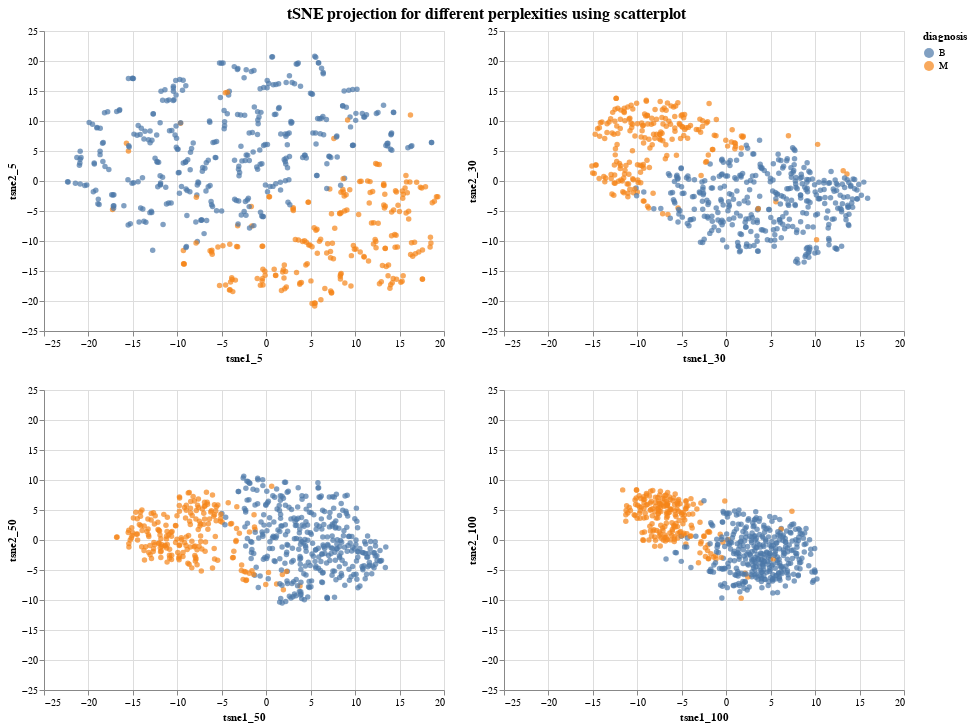

Source (notebook cell):
### Markdown cell above
<font size="+3" color="grey"><b>2. Two Dimensions </b></font><br><a id="2"></a>
<a href="#top" class="btn-xs btn-danger" role="button" aria-pressed="true" style="color:white" data-toggle="popover">Go back to the TOP</a>


<font size="+2" color="grey"><b>2.1  2D Scatterplot  </b></font><br><a id="2.1"></a>
<a href="#top" class="btn-xs btn-danger" role="button" aria-pressed="true" style="color:white" data-toggle="popover">Go back to the TOP</a>

From the taxanomy, plotting scatterplot
- Dimension: D = 2
- Data abstraction: two numeric variables
- Encoding: position (x&y-axis),points, color
- Interaction: selection and filter
- Layout: Juxtaposition (vertical and horizontal concatenation)

### Code cell
#scatter plot for all the parameters
brush = alt.selection(type='interval', resolve='global')

base = alt.Chart(df_tsne).mark_circle().encode(
    color=alt.condition(brush, 'diagnosis:N', alt.ColorValue('gray')),
).add_selection(
    brush
)

chart1 = base.encode(
    x=alt.X('tsne1_5:Q', scale=alt.Scale(domain=[-25, 20])),
    y=alt.Y('tsne2_5:Q', scale=alt.Scale(domain=[-25, 25]))
)

chart2 = base.encode(
    x=alt.X('tsne1_30:Q', scale=alt.Scale(domain=[-25, 20])),
    y=alt.Y('tsne2_30:Q', scale=alt.Scale(domain=[-25, 25]))
)

chart3 = base.encode(
    x=alt.X('tsne1_50:Q', scale=alt.Scale(domain=[-25, 20])),
    y=alt.Y('tsne2_50:Q', scale=alt.Scale(domain=[-25, 25]))
)

chart4 = base.encode(
    x=alt.X('tsne1_100:Q', scale=alt.Scale(domain=[-25, 20])),
    y=alt.Y('tsne2_100:Q', scale=alt.Scale(domain=[-25, 25]))
)

all_viz_scatter= (chart1 | chart2) & (chart3 | chart4) 


all_viz_scatter.properties(
    title= 'tSNE projection for different perplexities using scatterplot',
).configure_title(
    anchor= 'middle',
    fontSize=16  
)

### Figure 1 — Vega-Lite specification as saved in the notebook (floating-point values rounded to 4 significant figures; data arrays with more than 128 entries replaced by an {"elided": "..."} marker saying what was removed)
{"config": {"view": {"continuousWidth": 400, "continuousHeight": 300}, "title": {"anchor": "middle", "fontSize": 16}}, "vconcat": [{"hconcat": [{"mark": "circle", "encoding": {"color": {"condition": {"type": "nominal", "field": "diagnosis", "selection": "selector002"}, "value": "gray"}, "x": {"type": "quantitative", "field": "tsne1_5", "scale": {"domain": [-25, 20]}}, "y": {"type": "quantitative", "field": "tsne2_5", "scale": {"domain": [-25, 25]}}}, "selection": {"selector002": {"type": "interval", "resolve": "global"}}}, {"mark": "circle", "encoding": {"color": {"condition": {"type": "nominal", "field": "diagnosis", "selection": "selector002"}, "value": "gray"}, "x": {"type": "quantitative", "field": "tsne1_30", "scale": {"domain": [-25, 20]}}, "y": {"type": "quantitative", "field": "tsne2_30", "scale": {"domain": [-25, 25]}}}, "selection": {"selector002": {"type": "interval", "resolve": "global"}}}]}, {"hconcat": [{"mark": "circle", "encoding": {"color": {"condition": {"type": "nominal", "field": "diagnosis", "selection": "selector002"}, "value": "gray"}, "x": {"type": "quantitative", "field": "tsne1_50", "scale": {"domain": [-25, 20]}}, "y": {"type": "quantitative", "field": "tsne2_50", "scale": {"domain": [-25, 25]}}}, "selection": {"selector002": {"type": "interval", "resolve": "global"}}}, {"mark": "circle", "encoding": {"color": {"condition": {"type": "nominal", "field": "diagnosis", "selection": "selector002"}, "value": "gray"}, "x": {"type": "quantitative", "field": "tsne1_100", "scale": {"domain": [-25, 20]}}, "y": {"type": "quantitative", "field": "tsne2_100", "scale": {"domain": [-25, 25]}}}, "selection": {"selector002": {"type": "interval", "resolve": "global"}}}]}], "data": {"name": "data-8d5089d1986f71b18750d0185bb37148"}, "title": "tSNE projection for different perplexities using scatterplot", "$schema": "https://vega.github.io/schema/vega-lite/v4.8.1.json", "datasets": {"data-8d5089d1986f71b18750d0185bb37148": {"elided": "569 records"}}}
